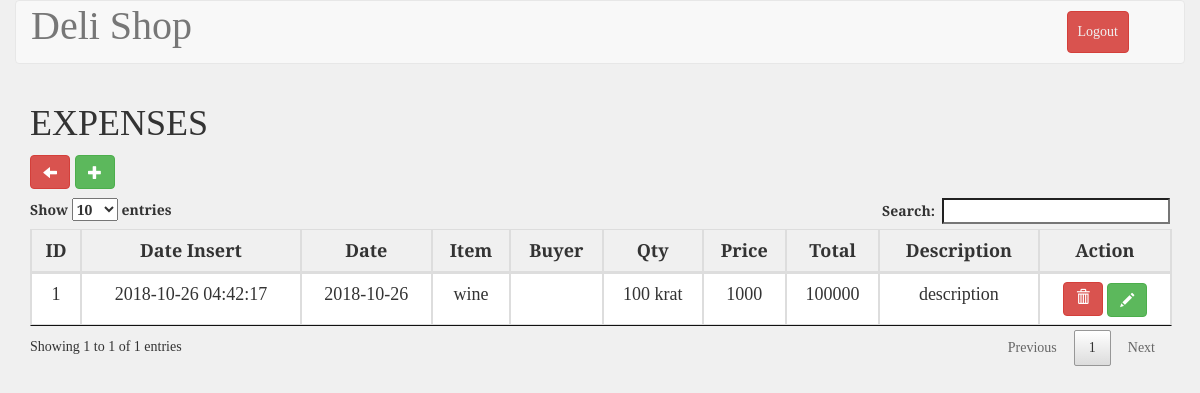
The page /expenses.php (signed in) on the database as committed earlier.
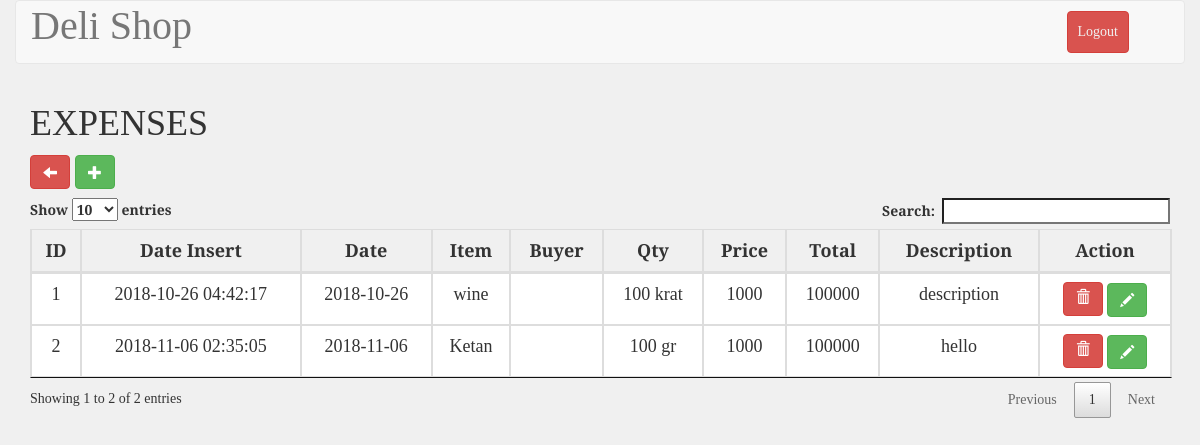
The same page on the database as committed later.
### tables this page shows
CREATE TABLE `tb_expenses` (
  `id` int(11) NOT NULL AUTO_INCREMENT,
  `buyer` int(11) NOT NULL,
  `date` date NOT NULL,
  `date_insert` datetime NOT NULL,
  `item` varchar(200) NOT NULL,
  `qty` double NOT NULL,
  `unit` varchar(10) NOT NULL,
  `price` double NOT NULL,
  `total` double NOT NULL,
  `description` text NOT NULL,
  PRIMARY KEY (`id`)
);

### expenses.php (the view, shortened to what this page needs)
<?php
include_once 'koneksi.php';
$expenses = mysqli_query($conn, "SELECT tb_expenses.*, tb_employee.nama as buyer FROM tb_expenses LEFT JOIN tb_employee on tb_expenses.buyer=tb_employee.id;");
?>
<!DOCTYPE html>
<html>
    <?php include("./templates/header.php"); ?>
	<link rel="stylesheet" type="text/css" href="./css/stockStyle.css">
	<body>
        <div class="container-fluid" style="">
            <div class="row">
                <div class="col-md-12 header">
                    <nav class="navbar navbar-default" role="navigation">
                        <div class="container-fluid">
                            <div class="navbar-header">
                                <a class="navbar-brand" style="font-size: 40px;" href="#">Deli Shop</a>
                            </div>
                            <div class="collapse navbar-collapse navbar-ex1-collapse">
                                <ul class="nav navbar-nav navbar-right">
                                    <li><a type="button" class="btn btn-danger" style="margin: 10px; padding: 10px;" href="logout.php">Logout</a></li>
                                    <li><a href=""> </a></li>
                                </ul>
                            </div>
                        </div>
                    </nav>
                </div>
            </div>
        </div>
        <div class="container">
            <div class="row">
                <div class="col-md-12" id="mytable">
                <table id="example" class="table table-bordered" style="width: 100%;">
                    <h1>EXPENSES</h1>
                    <a href="administrator.php" style="margin:0 5px 10px 0" type="button" class="btn btn-danger glyphicon glyphicon-arrow-left" ></a>
                    <button class="btn btn-success glyphicon glyphicon-plus" style="margin-bottom:10px" data-toggle="modal" data-target="#exampleModal"></button>
                    <thead>
                        <tr>
                            <th>ID</th>
                            <th>Date Insert</th>
                            <th>Date</th>
                            <th>Item</th>
                            <th>Buyer</th>
                            <th>Qty</th>
                            <th>Price</th>
                            <th>Total</th>
                            <th>Description</th>
                            <th>Action</th>
                        </tr>
                    </thead>
                    <tbody>
                        <?php
                        if(count($expenses)>0)
                        {
                            $no=1;
                            foreach ($expenses as $data) {?>
                            <tr>
                                <td><?php echo $no ?></td>
                                <td><?php echo $data["date_insert"];?></td>
                                <td><?php echo $data["date"];?></td>
                                <td><?php echo $data["item"];?></td>
                                <td><?php echo $data["buyer"];?></td>
                                <td><?php echo $data["qty"]." ".$data["unit"];?></td>
                                <td><?php echo $data["price"];?></td>
                                <td><?php echo $data["total"];?></td>
                                <td><?php echo $data["description"];?></td>
                                <td>
                                    <button class="btn btn-danger deleteExpense" id="<?php echo $data['id']; ?>"><span class="glyphicon glyphicon-trash"></span></button>
                                    <a type="button" class="btn btn-success glyphicon glyphicon-pencil" href="edit_expenses.php?id=<?php echo $data['id']?>"></a>
                                </td>
                            </tr>
                            <?php
                            $no++;
                            }
                        }
                        ?>
                    </tbody>
                </table>
            </div>
        </div>
	</body>
</html>

Rows that differ between the two databases and show on the page:
added tb_expenses: date_insert "2018-11-06 02:35:05", date "2018-11-06", item "Ketan", qty "100", unit "gr", price "1000", total "100000", description "hello"
Other text that changed with them:
text written by a page script: "Show entries Search: Showing 1 to 1 of 1 entries Previous 1 Next" → "Show entries Search: Showing 1 to 2 of 2 entries Previous 1 Next"
